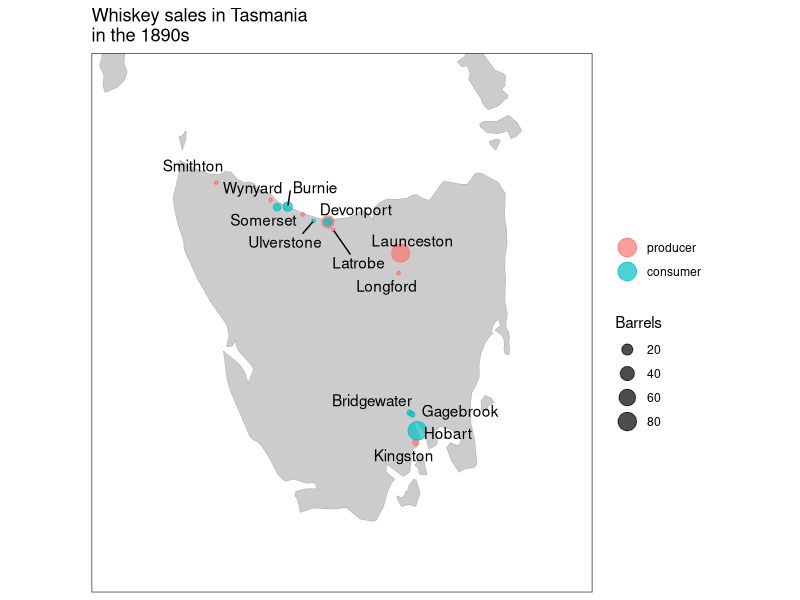

Here is the R script that generated this plot:
## ---- chunk 1
library(tidyverse)
library(sp)
library(sf)
library(rnaturalearth)
library(ggrepel)
## ---- chunk 2
letters <- read_csv("data/whiskey_sales_tasmania.csv")
locations <- read_csv("data/tas_locations.csv")

#letters <- read_)
########################
## Preparing the data ##
########################

# we need to step them through this process without actually telling them what to do. 
# I want this assessment to be hard. 
# But, some of this is new, particularly the idea of labelling some things as 'source'
# and some as 'destination. 
# Do you think it is enough for us to give thme the letter data, give them this cleaning code
# (with explanations) and then suggest they do soemthing similar for the new data we
# are giving them?
# If that is too simple, maybe an aspatial example of this using mtcars? The CRAN help file for
# `tally()` looks like it might have soem examples, but we'll need to make sure it matches
# all the steps below
## ---- chunk 3
# Letters per source
producers <- letters %>% 
  group_by(producer) %>% 
  count() %>% 
  rename(place = producer) %>% 
  add_column(type = "producer") %>% 
  ungroup() 

# Letters per destination
consumers <- letters %>% 
  group_by(consumer) %>% 
  count() %>% 
  rename(place = consumer) %>% 
  add_column(type = "consumer") %>% 
  ungroup()

# Bind the rows of the two data frames
# and change type column to factor
letters_data <- rbind(producers, consumers) %>% 
  mutate(type = as_factor(type))

# Join letters_data to locations
geo_data <- left_join(letters_data, locations, by = "place")

##################################
## Spatial data with sf package ##
##################################

points_sf <- st_as_sf(geo_data, coords = c("lon", "lat"), crs = 4326)

coast_sf <- ne_coastline(scale = "medium", returnclass = "sf")
countries_sf <- ne_countries(scale = "medium", returnclass = "sf")

#################################
## Mapping with sf and ggplot2 ##
#################################

### Basic ggplot2 plot with geom_sf()
## ---- chunk 4

### Plot map with countries (polygons) data ###
ggplot() + 
  geom_sf(data = countries_sf,
          fill = gray(0.8), color = gray(0.7)) + 
  geom_sf(data = points_sf, 
          aes(color = type, size = n), 
          alpha = 0.7, 
          show.legend = "point") +
  coord_sf(xlim = c(144, 149), ylim = c(-44, -40),
           datum = NA) + # removes graticules
  geom_text_repel(data = locations, 
                  aes(x = lon, y = lat, label = place)) +
  labs(title = "Whiskey sales in Tasmania \nin the 1890s",
       size = "Barrels",
       color = " ",
       x = NULL,
       y = NULL) +
  guides(color = guide_legend(override.aes = list(size = 6))) +
  theme_bw()

 

## ---- chunk 5
(knitr::kable(geo_data))
## ---- chunk 6
#Should I remove the date column from the dataset?
